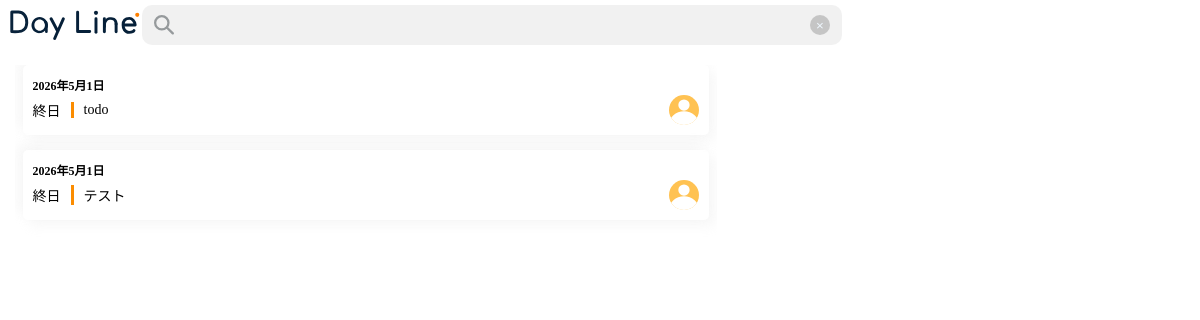
Page /index/event/search/ (signed in) on the committed database.
### DayLine_1_DayLine/models.py (models this page shows, shortened)
class Event(models.Model):
    class Meta:
        verbose_name = "予定"
        verbose_name_plural = "予定"
    created_at = models.DateTimeField(auto_now_add=True)
    updated_at = models.DateTimeField(auto_now=True)
    id = models.UUIDField(
        primary_key=True,
        default=uuid.uuid4,
    )
    room = models.ForeignKey(
        Room,
        verbose_name='ルーム',
        on_delete=models.CASCADE,
        related_name='events',
        null=True
    )
    title = models.CharField(
        verbose_name='タイトル',
        max_length=100,
    )
    created_by = models.ForeignKey(
        CustomUser,
        verbose_name='作成者',
        on_delete=models.SET_NULL,
        null=True
    )
    start_date = models.DateField(
        verbose_name='開始日',
    )
    start_time = models.TimeField(
        verbose_name='開始時間',
        default=datetime.time(0, 0, 0),
        blank=True
    )
    end_date = models.DateField(
        verbose_name='終了日',
        null=True,
        blank=True
    )
    end_time = models.TimeField(
        verbose_name='終了時間',
        default=datetime.time(23, 0, 0),
        null=True,
        blank=True
    )
    allday = models.BooleanField(
        verbose_name='終日設定',
        default=True
    )
    color = models.ForeignKey(
        Color,
        verbose_name="色",
        on_delete=models.SET_NULL,
        null=True,
        blank=True
    )
    repeat = models.ForeignKey(
        Repeat,
        verbose_name="繰り返し",
        on_delete=models.SET_NULL,
        null=True,
        blank=True
    )
    url = models.URLField(
        verbose_name="URL",
        null=True,
        blank=True
    )
    location = models.CharField(
        verbose_name="場所",
        null=True,
        blank=True,
        max_length=100
    )
    memo = models.TextField(
        verbose_name="メモ",
        null=True,
        blank=True,
        max_length=500
    )

### DayLine_1_DayLine/views.py (the view)
# urls.py: path('event/search/', views.SearchEvent.as_view(), name='search_event'),
class SearchEvent(ListView):
    template_name = "serch_event.html"
    model = Event
    def get_queryset(self):
        query = self.request.GET.get('query')
        queryset = Event.objects.filter(
            room__roommember__user=self.request.user
        ).distinct()
        if query:
            event_list = queryset.filter(
                title__icontains=query
            )
        else:
            event_list = queryset.all()
        return event_list

### DayLine_1_DayLine/templates/serch_event.html (shortened to what this page needs)
{% load static %}
<!DOCTYPE html>
<html lang="en">
<head>
    <link rel="stylesheet" href="{% static 'css/index/header.css' %}">
    <link rel="stylesheet" href="{% static 'css/index/search.css' %}">
</head>
<body>
    <header>
        <a href="{% url "DayLine_1_DayLine:index" %}">
            <div class="header-1">
                <img src="{% static 'img/DayLine2.svg' %}" alt="" height="30px">
            </div>
        </a>
        <form action="" method="GET">
            <div class="search-box">
                <div class="search-icon"><img src="{% static "img/検索.svg" %}" alt=""></div>
                <input id="event-search-box" type="text" name="query" value="{{ request.GET.query }}">
                <p><button type="button" id="event-search-box-crear" class="search-clear-btn">×</button></p>
            </div>
        </form>
    </header>
    <main>
        <div class="search_results">
            {% for search in object_list %}
            <div class="search-result">
                {% if search.start_date == search.end_date %}
                <div class="search-result-date">{{search.start_date}}</div>
                {% else %}
                <div class="search-result-date">{{search.start_date}}~{{search.end_date}}</div>
                {% endif %}
                <div class="search-result-detail">
                    {% if search.allday %}
                    <div class="search-result-detail-time">終日</div>
                    {% else  %}
                    <div class="search-result-detail-time">{{search.start_time}}~{{search.end_time}}</div>
                    {% endif %}
                    <div class="search-result-detail-title" style="border-color:{{search.color.color}}">{{search.title}}</div>
                    <div class="search-result-detail-createby"><img src="{% static "img/初期アイコン.svg" %}" alt=""></div>
                </div>
            </div>
            {% endfor %}
        </div>
    </main>
</body>
{% load django_browser_reload %}
</html>

### static/css/index/header.css (style rules this page uses)
header { display: flex; height: 50px; align-items: center; padding-left:10px; }
.header-1 { width: 100%; display: flex; align-items: center; }

### static/css/index/search.css (style rules this page uses)
html, body { margin: 0; padding: 0; height: 100%; width: 100%; overflow: hidden; }
.search-box { display: flex; height: 40px; width: 700px; margin-right: 50px; background-color: rgba(121, 121, 121, 0.1); border-radius: 10px; }
.search-icon { display: flex; align-items: center; justify-content: center; width: 50px; }
.search-icon img { height: 20px; }
.search-box input { border: none; width: 100%; background: none; }
.search-box p { display: flex; align-items: center; justify-content: center; width: 50px; }
#event-search-box-crear { border-radius: 100px; border: none; height: 20px; width: 20px; background-color: rgba(173, 173, 173, 0.649); color: aliceblue; }
main { height: calc(100% - 50px - (15px * 2)); width: calc(100% - (15px * 2)); display: flex; margin: 15px; gap: 15px; }
.search_results { width: 60%; height: 100%; display: flex; flex-direction: column; align-items: center; overflow-y: scroll; gap: 15px; }
.search-result { height: calc(70px - (10px * 2)); width: 95%; padding: 10px; display: flex; flex-direction: column; border-radius: 5px; box-shadow: 6px 6px 12px rgba(202, 202, 202, 0.158), -6px -6px 12px rgba(202, 202, 202, 0.158); transition: 0.1s; }
.search-result-date { height: 100%; display: flex; align-items: center; font-size: 12px; font-weight: 600; }
.search-result-detail { height: 100%; display: flex; align-items: center; font-size: 14px; }
.search-result-detail-title { margin-left: 10px; padding-left: 10px; border-left: 3px solid; border-color: orange; }
.search-result-detail-createby { display: flex; align-items: center; justify-content: center; margin-left: auto; }
.search-result-detail-createby img { height: 30px; width: auto; }

### rows in the picture
Event: start_date "2026年5月1日", allday "終日", title "todo"
Event: start_date "2026年5月1日", allday "終日", title "テスト"
